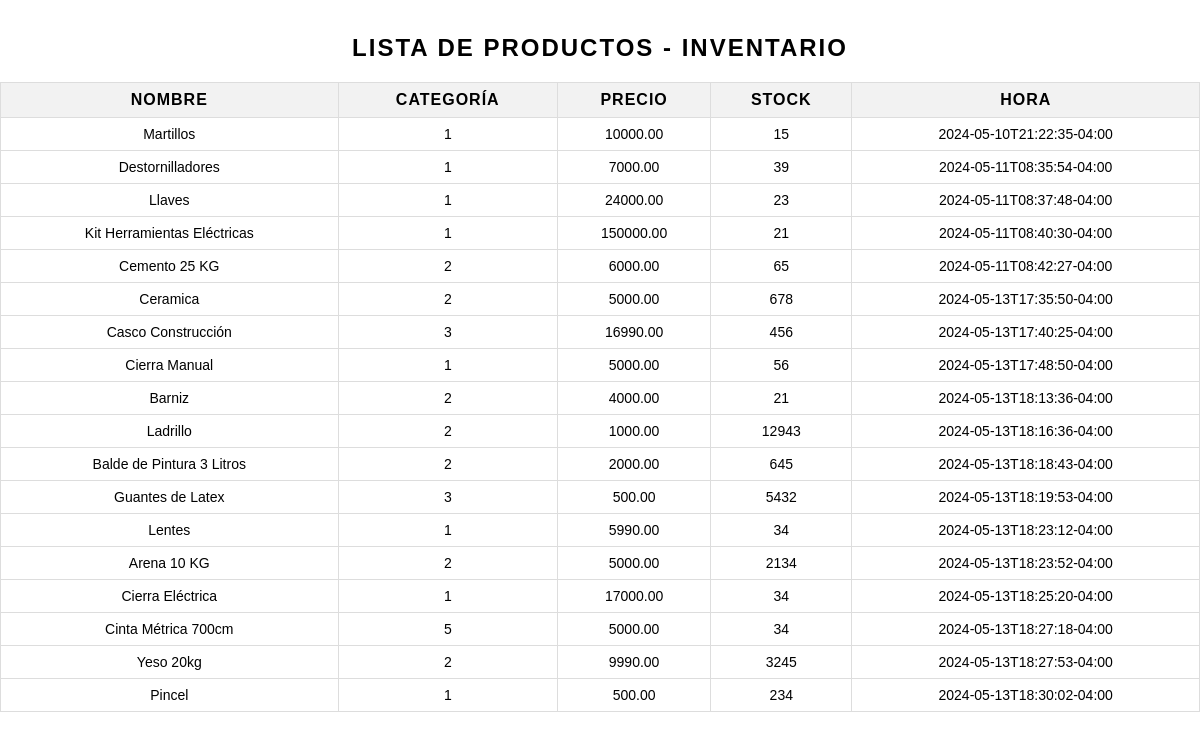
Screenshot of /listar-productos/ with the database file from the repository.
### Ferretería/models.py (models this page shows, shortened)
class Producto(models.Model):
    id_producto=models.AutoField(primary_key=True)
    fabricante=models.CharField(max_length=20)
    nombre_producto=models.CharField(max_length=50)
    ferretería = models.ForeignKey(Ferretería, on_delete=models.CASCADE, related_name='productos', default=1)
    categoria = models.ForeignKey(Categoria_Producto, on_delete=models.CASCADE, related_name='productos', default=1)
    precio = models.DecimalField(max_digits=8, decimal_places=2, default=0.00)
    fecha_actualizacion_precio = models.DateTimeField(default=timezone.now)
    stock = models.IntegerField(default=0)
    imagen = models.ImageField(upload_to="productos", null=True)
    descripcion = models.TextField(blank=True, null=True)

### Ferretería/views.py (the view)
# urls.py: path('listar-productos/', views.ListarProductosHTML.as_view(), name='listar_productos_html'),
class ListarProductosHTML(APIView):
    def get(self, request):
        productos = Producto.objects.all()
        serializer = ProductoSerializer(productos, many=True)
        return render(request, 'listarproductos.html', {'productos': serializer.data})

### Ferretería/templates/listarproductos.html (shortened to what this page needs)
{% load static %}
<!DOCTYPE html>
<html lang="es">
<head>
    <link rel="stylesheet" href="{% static 'css/api.css'%}">
    <link rel="stylesheet" href="{% static 'css/bodeguero.css'%}">
</head>
<body>
    <br>
    <div class="container">
       <div class="container">
        <div class="container">
            <h1>Lista de Productos - Inventario</h1>
            <table>
                <thead>
                    <tr>
                        <th>Nombre</th>
                        <th>Categoría</th>
                        <th>Precio</th>
                        <th>Stock</th>
                        <th>Hora</th>
                    </tr>
                </thead>
                <tbody>
                    {% for producto in productos %}
                    <tr>
                        <td>{{ producto.nombre_producto }}</td>
                        <td>{{ producto.categoria }}</td>
                        <td>{{ producto.precio }}</td>
                        <td>{{ producto.stock }}</td>
                        <td>{{ producto.fecha_actualizacion_precio}}</td>
                    </tr>
                    {% endfor %}
                </tbody>
            </table>
        </div>
       </div>
    </div>
</body>
</html>

### Ferremax/static/css/api.css (style rules this page uses)
table { width: 100%; border-collapse: collapse; border: 1px solid #ddd; text-align: center; }
th { background-color: #f2f2f2; border: 1px solid #ddd; padding: 8px; font-family: Arial, sans-serif; font-size: 16px; font-weight: bold; text-transform: uppercase; letter-spacing: 1px; }
td { border: 1px solid #ddd; padding: 8px; font-family: Arial, sans-serif; font-size: 14px; }
h1 { text-align: center; font-family: Arial, sans-serif; font-size: 24px; font-weight: bold; text-transform: uppercase; letter-spacing: 2px; margin-bottom: 20px; }

### Ferremax/static/css/bodeguero.css (style rules this page uses)
body { font-family: Arial, sans-serif; margin: 0; padding: 0; }

### rows the page displays
Producto: nombre_producto "Martillos", categoria "1", precio "10000.00", stock "15", fecha_actualizacion_precio "2024-05-10T21:22:35-04:00"
Producto: nombre_producto "Destornilladores", categoria "1", precio "7000.00", stock "39", fecha_actualizacion_precio "2024-05-11T08:35:54-04:00"
Producto: nombre_producto "Llaves", categoria "1", precio "24000.00", stock "23", fecha_actualizacion_precio "2024-05-11T08:37:48-04:00"
Producto: nombre_producto "Kit Herramientas Eléctricas", categoria "1", precio "150000.00", stock "21", fecha_actualizacion_precio "2024-05-11T08:40:30-04:00"
Producto: nombre_producto "Cemento 25 KG", categoria "2", precio "6000.00", stock "65", fecha_actualizacion_precio "2024-05-11T08:42:27-04:00"
Producto: nombre_producto "Ceramica", categoria "2", precio "5000.00", stock "678", fecha_actualizacion_precio "2024-05-13T17:35:50-04:00"
Producto: nombre_producto "Casco Construcción", categoria "3", precio "16990.00", stock "456", fecha_actualizacion_precio "2024-05-13T17:40:25-04:00"
Producto: nombre_producto "Cierra Manual", categoria "1", precio "5000.00", stock "56", fecha_actualizacion_precio "2024-05-13T17:48:50-04:00"
Producto: nombre_producto "Barniz", categoria "2", precio "4000.00", stock "21", fecha_actualizacion_precio "2024-05-13T18:13:36-04:00"
Producto: nombre_producto "Ladrillo", categoria "2", precio "1000.00", stock "12943", fecha_actualizacion_precio "2024-05-13T18:16:36-04:00"
Producto: nombre_producto "Balde de Pintura 3 Litros", categoria "2", precio "2000.00", stock "645", fecha_actualizacion_precio "2024-05-13T18:18:43-04:00"
Producto: nombre_producto "Guantes de Latex", categoria "3", precio "500.00", stock "5432", fecha_actualizacion_precio "2024-05-13T18:19:53-04:00"
Producto: nombre_producto "Lentes", categoria "1", precio "5990.00", stock "34", fecha_actualizacion_precio "2024-05-13T18:23:12-04:00"
Producto: nombre_producto "Arena 10 KG", categoria "2", precio "5000.00", stock "2134", fecha_actualizacion_precio "2024-05-13T18:23:52-04:00"
Producto: nombre_producto "Cierra Eléctrica", categoria "1", precio "17000.00", stock "34", fecha_actualizacion_precio "2024-05-13T18:25:20-04:00"
Producto: nombre_producto "Cinta Métrica 700cm", categoria "5", precio "5000.00", stock "34", fecha_actualizacion_precio "2024-05-13T18:27:18-04:00"
Producto: nombre_producto "Yeso 20kg", categoria "2", precio "9990.00", stock "3245", fecha_actualizacion_precio "2024-05-13T18:27:53-04:00"
Producto: nombre_producto "Pincel", categoria "1", precio "500.00", stock "234", fecha_actualizacion_precio "2024-05-13T18:30:02-04:00"
